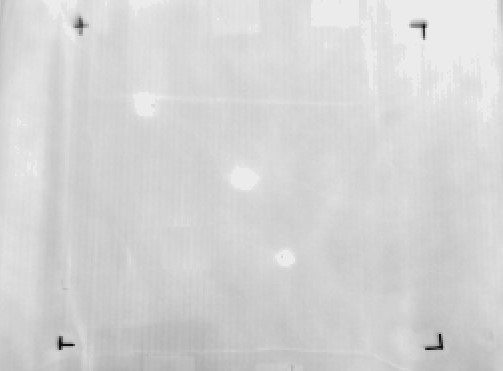
//> input picture pictures/1111.jpg, 503 x 371 px
$ ./findwhite   (built with g++ and OpenCV 4)
//> lines starting //> are read from the running program, lines starting //| are printed output that depends on the picture; after the words box and inside, x2 and y2 are one past the last pixel; in counts of white or black regions, pixels touching at a corner belong together
#include <opencv2/opencv.hpp>
#include <iostream>
#include <vector>

using namespace cv;
using namespace std;


int main()

{
	system("color F0");
	Mat img = imread("C:/Users/admin/Desktop/calibration/1111.jpg");
//> img is the input picture: 371 rows x 503 cols, CV_8UC3; min 5, max 252, mean 212.2
	//Mat img = imread("D:/photo/6-17 12.54.jpg");
	if (img.empty())
	{
		cout << "确认文件名称" << endl;


		return -1;
	}
	imshow("原图", img);
	Mat gray, binary;
	cvtColor(img, gray, COLOR_BGR2GRAY);
	GaussianBlur(gray, gray, Size(17, 17), 4, 4);
	threshold(gray, binary, 170, 255, THRESH_BINARY | THRESH_OTSU);
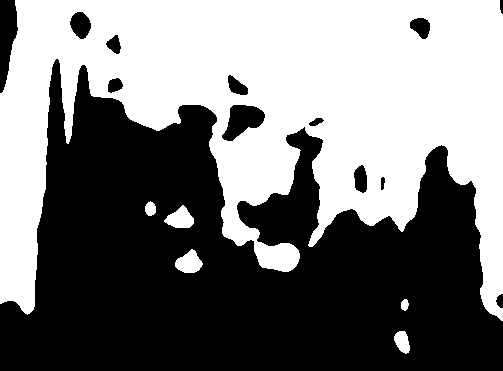
//> binary: 371 rows x 503 cols, CV_8UC1; 48.1% white; 6 white regions


	vector<vector<Point>> contours;
	vector<Vec4i>hierarchy;
	findContours(binary, contours, hierarchy, RETR_TREE, CHAIN_APPROX_SIMPLE, Point());
//> contours = 15 contours; largest, box (x1, y1, x2, y2) and area: (0, 0, 503, 321) 89729, (221, 104, 266, 142) 985, (69, 11, 92, 40) 440, (175, 249, 203, 273) 404, (164, 205, 194, 228) 396

	for (int t = 0; t < contours.size(); t++)
	{

		drawContours(img, contours, t, Scalar(0, 0, 225), 2, 8);

	}
//> this loop made 15 passes
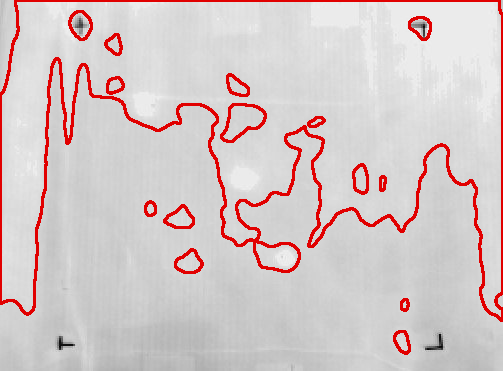
//> img: 371 rows x 503 cols, CV_8UC3; 6.03% of pixels changed, all inside (x1, y1, x2, y2) = (0, 0, 503, 355)

	for (int i = 0; i < hierarchy.size(); i++)
	{
		cout << hierarchy[i] << endl;
	}
	imwrite("轮廓.jpg", img);
	imshow("轮廓检测结果", img);
	waitKey(0);
	return(0);
}

$ run again, with pictures/2222.jpg copied over pictures/1111.jpg
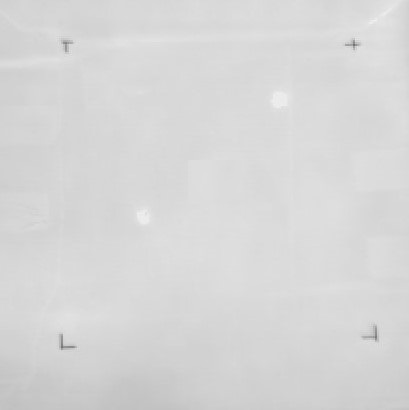
//> input picture pictures/2222.jpg, 409 x 410 px
//> img is the input picture: 410 rows x 409 cols, CV_8UC3; min 111, max 242, mean 214.8
//> `threshold(gray, binary, 170, 255, THRESH_BINARY | THRESH_OTSU);`:
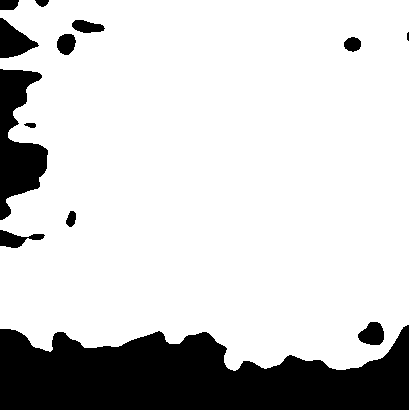
//> binary: 410 rows x 409 cols, CV_8UC1; 81% white; 13 black regions (1 under 20 px)
//> contours = 7 contours; box (x1, y1, x2, y2) and area: (0, 0, 409, 371) 136402, (357, 321, 385, 346) 482, (56, 33, 77, 56) 339, (71, 19, 106, 34) 336, (343, 36, 362, 53) 216, (65, 210, 77, 228) 134, (23, 122, 37, 129) 58
//> the loop `for (int t = 0; t < contours.size(); t++)` made 7 passes
//> after the loop `for (int t = 0; t < contours.size(); t++)`:
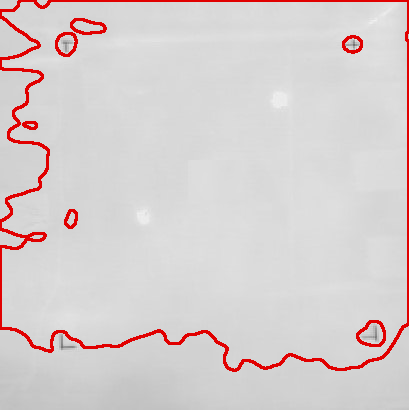
//> img: 410 rows x 409 cols, CV_8UC3; 3.77% of pixels changed, all inside (x1, y1, x2, y2) = (0, 0, 409, 372)
//> the loop `for (int i = 0; i < hierarchy.size(); i++)` made 7 passes
//| [-1, -1, 1, -1]
//| [2, -1, -1, 0]
//| [3, 1, -1, 0]
//| [4, 2, -1, 0]
//| [5, 3, -1, 0]
//> (output is shown up to pass 5 of 7)

$ run again, with pictures/4444.jpg copied over pictures/1111.jpg
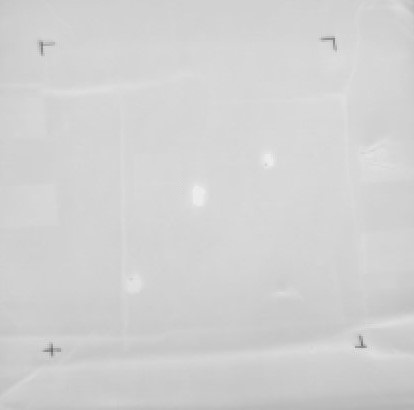
//> input picture pictures/4444.jpg, 414 x 410 px
//> img is the input picture: 410 rows x 414 cols, CV_8UC3; min 106, max 239, mean 209.7
//> `threshold(gray, binary, 170, 255, THRESH_BINARY | THRESH_OTSU);`:
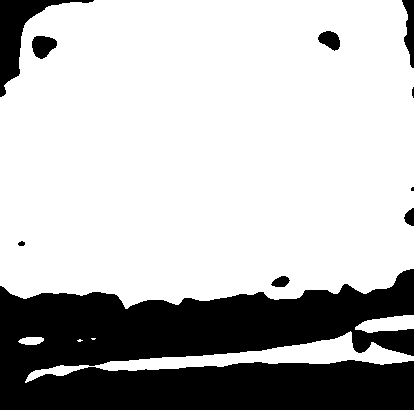
//> binary: 410 rows x 414 cols, CV_8UC1; 72.9% white; 10 black regions (2 under 20 px)
//> contours = 10 contours, 2 with area under 20; largest, box (x1, y1, x2, y2) and area: (0, 0, 414, 309) 118270, (25, 331, 414, 383) 4414, (355, 315, 414, 333) 664, (31, 35, 58, 60) 448, (317, 30, 341, 52) 324, (270, 275, 291, 288) 166, (18, 337, 44, 345) 138, (17, 240, 26, 247) 36
//> the loop `for (int t = 0; t < contours.size(); t++)` made 10 passes
//> after the loop `for (int t = 0; t < contours.size(); t++)`:
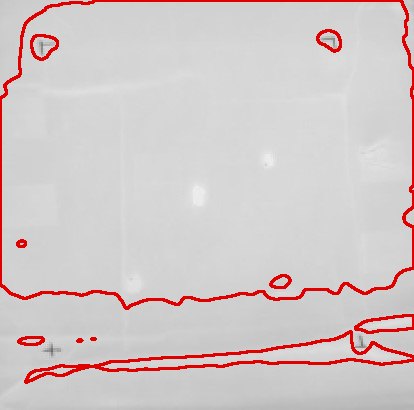
//> img: 410 rows x 414 cols, CV_8UC3; 4.62% of pixels changed, all inside (x1, y1, x2, y2) = (0, 0, 414, 384)
//> the loop `for (int i = 0; i < hierarchy.size(); i++)` made 10 passes
//| [1, -1, -1, -1]
//| [2, 0, -1, -1]
//| [3, 1, -1, -1]
//| [4, 2, -1, -1]
//| [5, 3, -1, -1]
//> (output is shown up to pass 5 of 10)
